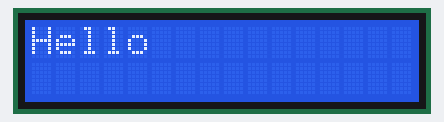
Simulated run of this sketch. Board: Arduino Uno, built with avr-gcc and run on an emulated ATmega328P. Parts: 16×2 character LCD.

Above: at 0.1 s.

The sketch:

LCD.ino
```cpp
#include <LiquidCrystal.h>
int rs = 2 , en = 3 , d4 = 4 , d5 = 5 , d6 = 6 , d7 = 7 ;
// VSS=GND,VDD=vcc,VO=pot,RW=GND,A=vcc,K=GND
LiquidCrystal lcd (rs,en,d4,d5,d6,d7);

void setup() {
lcd.begin(16,2);
lcd.clear();
}

void loop() {
lcd.setCursor(0,0);
lcd.print("Hello");
delay(1000);
lcd.clear();
}
```
